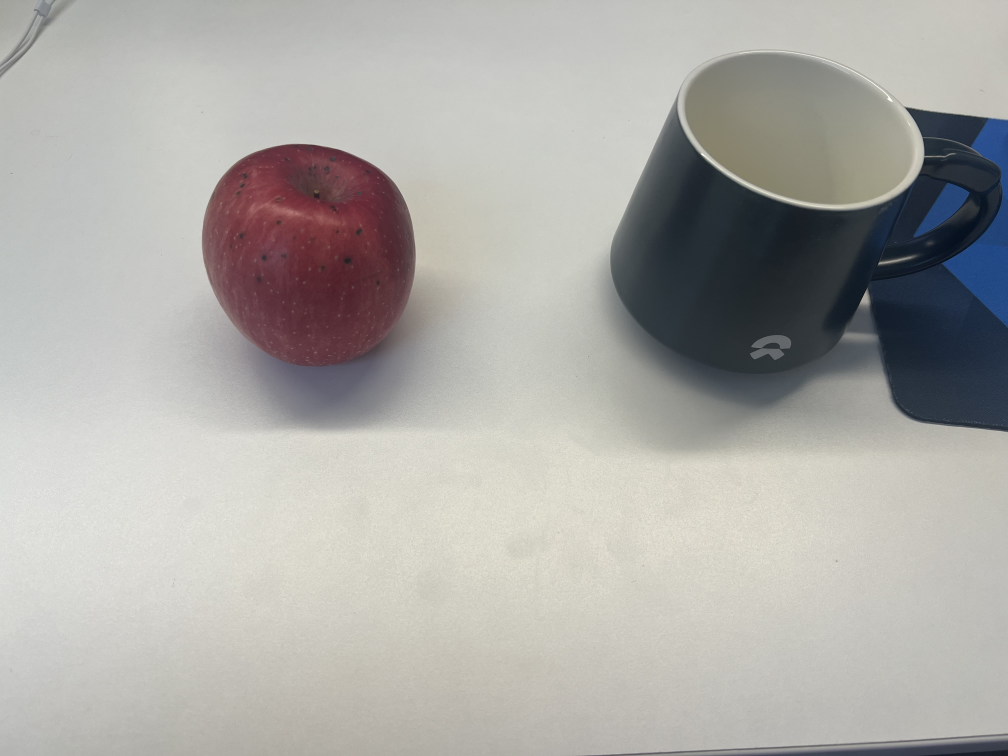
#> input picture lession6/sequence_data/01.jpg, 4032 x 3024 px (shown at 1/4 size); its folder holds 4 pictures in this run
$ python task3_sfm_multi.py
#> lines starting #> are read from the running program, lines starting #| are printed output that depends on the picture
import cv2
import numpy as np
import matplotlib.pyplot as plt
import os
from mpl_toolkits.mplot3d import Axes3D
import glob

# 相机内参 (同任务2)
K = np.array([[2961.68, 0, 2054.53], [0, 2962.39, 1466.07], [0, 0, 1]])


def get_matches(img1, img2):
    sift = cv2.SIFT_create()
    kp1, des1 = sift.detectAndCompute(img1, None)
    kp2, des2 = sift.detectAndCompute(img2, None)

    if des1 is None or des2 is None:
        return np.array([]), np.array([])

    bf = cv2.BFMatcher()
    matches = bf.knnMatch(des1, des2, k=2)

    pts1 = []
    pts2 = []
    for m, n in matches:
        if m.distance < 0.70 * n.distance:
            pts1.append(kp1[m.queryIdx].pt)
            pts2.append(kp2[m.trainIdx].pt)
    return np.float32(pts1), np.float32(pts2)


def run_task3():
    # 读取序列图片
    img_dir = "sequence_data"  # 请确保此处有 >10 张图片
    img_files = sorted(glob.glob(os.path.join(img_dir, "*.jpg")))

    if len(img_files) < 2:
        print("图片数量不足，请在 sequence_data 文件夹放入图片序列")
        return

    # 全局变量
    all_points_3d = []
    camera_centers = [np.array([0, 0, 0])]  # 第一个相机在原点

    # 当前全局位姿 (R_global, t_global)
    R_curr = np.eye(3)
    t_curr = np.zeros((3, 1))

    print(f"Found {len(img_files)} images. Starting sequential reconstruction...")

    for i in range(len(img_files) - 1):
        print(f"Processing Pair: {i} -> {i + 1}")
        img1 = cv2.imread(img_files[i], 0)
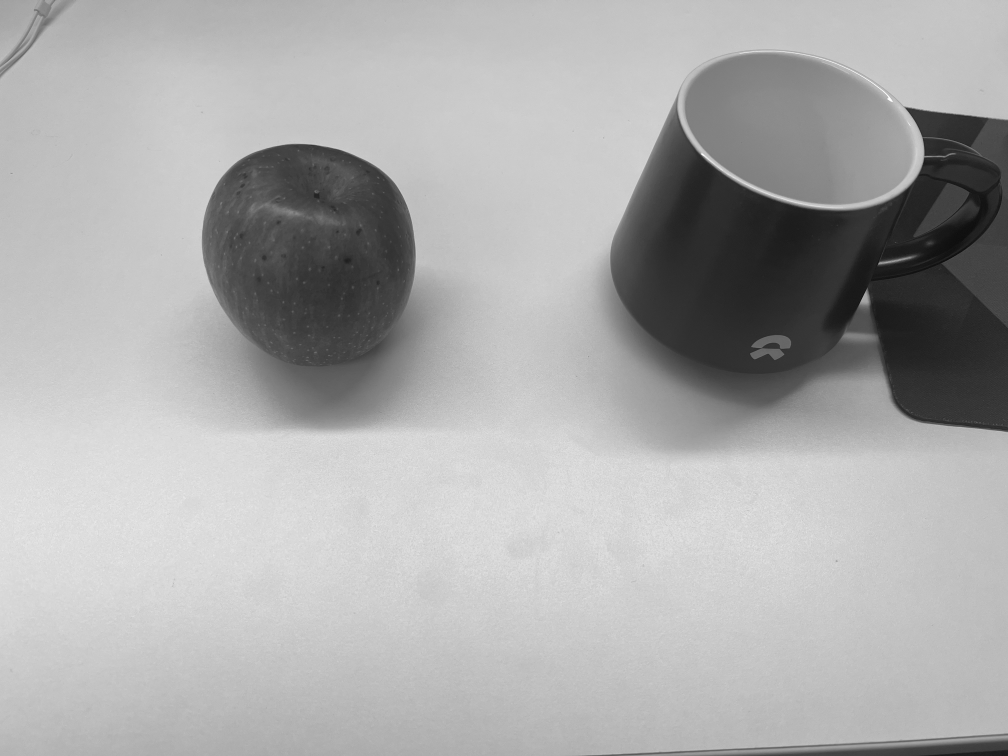
#> img1: shape (3024, 4032) (shown at 1/4 size); min 0, max 255, mean 170.7
        img2 = cv2.imread(img_files[i + 1], 0)
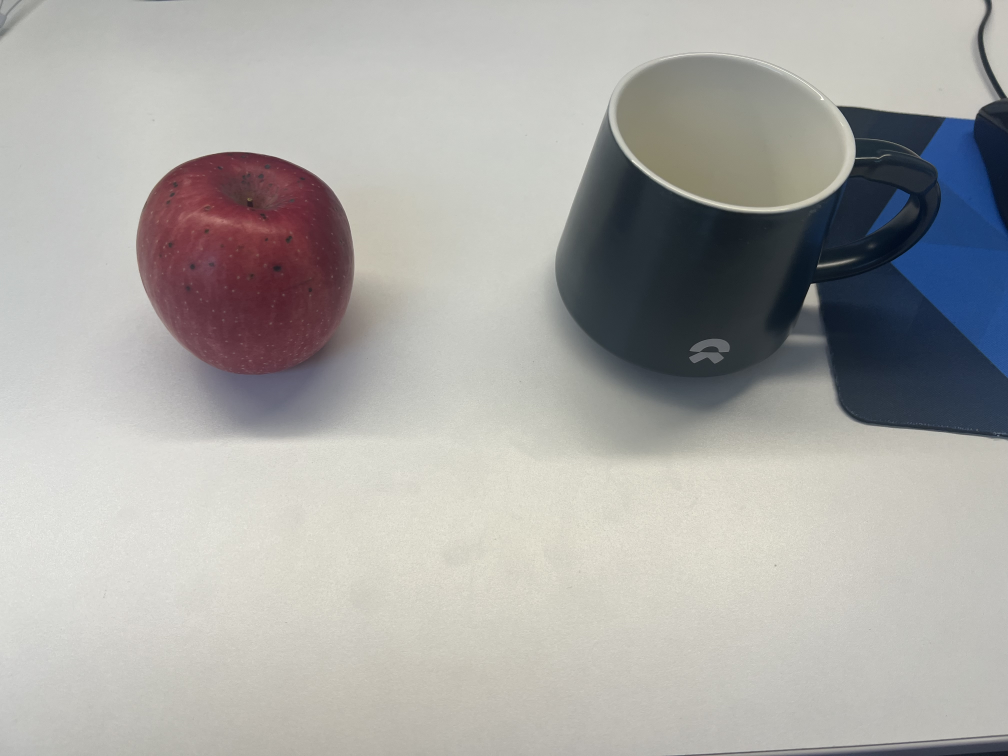
#> input picture lession6/sequence_data/02.jpg, 4032 x 3024 px (shown at 1/4 size)
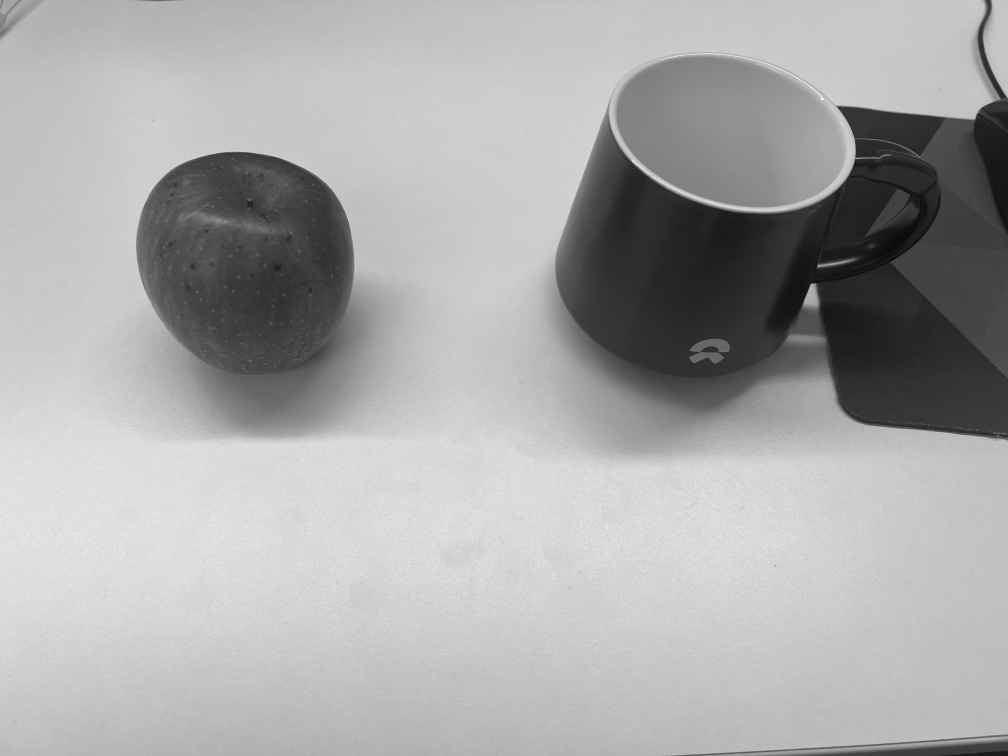
#> img2: shape (3024, 4032) (shown at 1/4 size); min 0, max 255, mean 168.8

        # 1. 匹配
        pts1, pts2 = get_matches(img1, img2)
        if len(pts1) < 8:
            continue

        # 2. 估计相对运动 (Relative Motion)
        E, mask = cv2.findEssentialMat(
            pts1, pts2, K, method=cv2.RANSAC, prob=0.999, threshold=1.0
        )
        _, R_rel, t_rel, mask_pose = cv2.recoverPose(E, pts1, pts2, K)

        # 3. 三角化 (在相对坐标系中)
        P1_rel = np.dot(K, np.hstack((np.eye(3), np.zeros((3, 1)))))
        P2_rel = np.dot(K, np.hstack((R_rel, t_rel)))

        pts1_valid = pts1[mask_pose.ravel() > 0].T
        pts2_valid = pts2[mask_pose.ravel() > 0].T

        points_4d = cv2.triangulatePoints(P1_rel, P2_rel, pts1_valid, pts2_valid)
        points_3d_local = (points_4d[:3] / points_4d[3]).T  # Shape: (N, 3)

        # 4. 更新全局位姿
        # T_global = T_current * T_relative
        # t_new = t_curr + R_curr * t_rel
        # R_new = R_curr * R_rel
        t_curr = t_curr + R_curr.dot(t_rel)
        R_curr = R_curr.dot(R_rel)

        camera_centers.append(t_curr.ravel())

        # 5. 将局部3D点转换到全局坐标系
        # X_global = R_curr * X_local + t_curr (近似处理，简化版)
        # 注意：这里简化了，严谨做法需要维护全局点云地图
        # 为了可视化效果，我们简单地将这一对图产生的点变换到全局
        # 实际 SfM 中点是共享的，这里作为演示只做累积

        # 变换: X_global = R_current_frame_base * X_local + t_current_frame_base
        # 这里的 R_curr 和 t_curr 已经是第 i+1 帧的姿态了，
        # 而 points_3d_local 是基于第 i 帧为原点算的。
        # 所以变换矩阵应该是第 i 帧的全局位姿 (R_prev, t_prev)。
        # 为了简化作业，我们直接存入列表用于展示结构密度。

        # 简单可视化策略：只可视化每一段相对重建的点云（会断开），或者做简单变换
        # 这里做简单变换：
        R_prev = R_curr.dot(R_rel.T)  # 回推上一帧旋转
        t_prev = t_curr - R_prev.dot(t_rel)  # 回推上一帧平移

        for p in points_3d_local:
            # 过滤太远的点
            if np.linalg.norm(p) < 50:
                p_global = R_prev.dot(p) + t_prev.ravel()
                all_points_3d.append(p_global)

    # 6. 可视化
    all_points_3d = np.array(all_points_3d)
    camera_centers = np.array(camera_centers)

    fig = plt.figure(figsize=(12, 10))
    ax = fig.add_subplot(111, projection="3d")

    # 降采样点云以加快显示
    if len(all_points_3d) > 0:
        skip = max(1, len(all_points_3d) // 2000)
        ax.scatter(
            all_points_3d[::skip, 0],
            all_points_3d[::skip, 1],
            all_points_3d[::skip, 2],
            c="b",
            s=1,
            alpha=0.3,
            label="Structure",
        )

    # 画相机轨迹
    ax.plot(
        camera_centers[:, 0],
        camera_centers[:, 1],
        camera_centers[:, 2],
        "-r",
        linewidth=2,
        label="Trajectory",
    )
    ax.scatter(
        camera_centers[:, 0],
        camera_centers[:, 1],
        camera_centers[:, 2],
        c="r",
        marker="o",
    )

    ax.set_title(f"Multi-View SfM ({len(img_files)} images)")
    ax.set_xlabel("X")
    ax.set_ylabel("Y")
    ax.set_zlabel("Z")
    ax.legend()
    plt.show()


if __name__ == "__main__":
#> (the run stopped early here; a loop or call above may not have finished)
